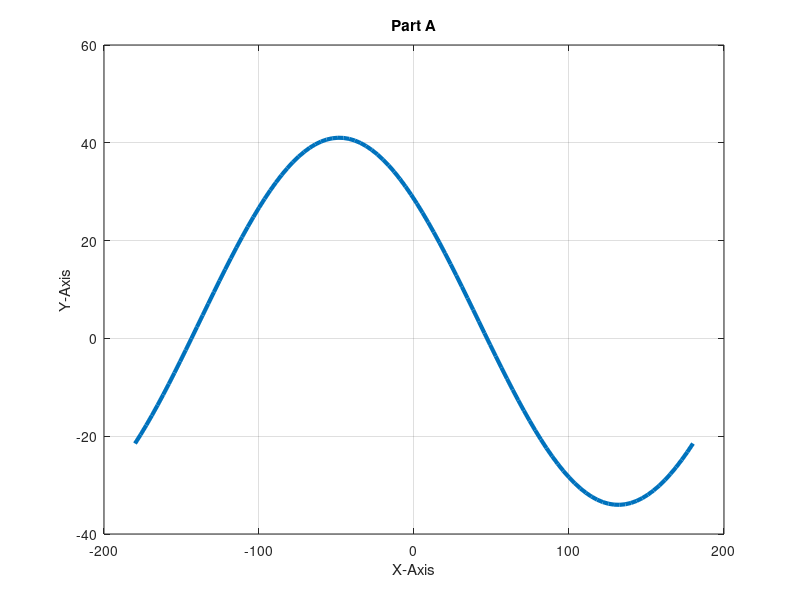

Write MATLAB code to recreate this figure. (Note: this script raises an error after producing the figure.)
function table = ca2()
    width = 28;
    height = 25;
    base = 3.5;
    
    theta = linspace(rad2deg(-pi), rad2deg(pi));
    f = @(theta) height * cosd(theta) + base - width * sind(theta);
    plot(theta, f(theta), "LineWidth", 3);
    xlabel("X-Axis");
    ylabel("Y-Axis");
    grid on;
    title("Part A");
    
    equation = '25 * cos(theta) + 3.5 - 28 * sin(theta)';
    [bisectionRoot, bisectionIterations] = bisect2(equation, [0, pi/2], deg2rad(1));
    bisectionRoot = rad2deg(bisectionRoot);
    fprintf('The root obtained by Bisection method: %f\nIt took %d iterations \n\n', bisectionRoot, bisectionIterations);
    
    fixedPointFunc = @(theta) atan((height + base * sec(theta)) / width);
    [fixedPointRoot, fixedPointIterations] = fixedpt(fixedPointFunc, 0, deg2rad(1));
    fixedPointRoot = rad2deg(fixedPointRoot);
    fprintf('The root obtained by Fixed Point method: %f\nIt took %d iterations \n\n', fixedPointRoot, fixedPointIterations);
    
    newtonDerivative = '-25 * sin(theta) - 28 * cos(theta)';
    [newtonRoot, newtonIterations] = newton(equation, newtonDerivative, 0, deg2rad(1));
    newtonRoot = rad2deg(newtonRoot);
    fprintf('The root obtained by Newton method: %f\nIt took %d iterations \n\n', newtonRoot, newtonIterations);
    
    theta1 = acos((-base * height + sqrt((base^2 * height^2) + (height^2 + width^2) * (width^2 - base^2))) / (height^2 + width^2));
    theta1 = rad2deg(theta1);
    fprintf('Exact Root: %f\n\n', theta1);
    errorb = abs(theta1 - bisectionRoot);
    errorf = abs(theta1 - fixedPointRoot);
    errorn = abs(theta1 - newtonRoot);
    errorb1 = abs(bisectionRoot - theta1)/theta1 ;
    errorf1 = abs(fixedPointRoot - theta1)/theta1 ;
    errorn1 = abs(theta1 - newtonRoot)/theta1;
    fprintf('Absolute error for bisection: %f\n', errorb);
    fprintf('Relative error for bisection: %f\n\n', errorb1);
    fprintf('Absolute error for Fixed Point: %f\n', errorf);
    fprintf('Relative error for Fixed Point: %f\n\n', errorf1);
    fprintf('Absolute error for Newton: %f\n', errorn);
    fprintf('Relative error for Newton: %f\n\n', errorn1);
    d2Approx = height / (2 * sind(newtonRoot));
    c = base / tand(newtonRoot);
    a = base / tand(rad2deg(pi/2) - newtonRoot);
    d1Approx = d2Approx - a - c;
    fprintf('d1: %f\nd2: %f\n\n', d1Approx, d2Approx);
    d2Exact = height / (2 * sind(theta1));
    c = base / tand(theta1);
    a = base / tand(rad2deg(pi/2) - theta1);
    d1Exact = d2Exact - a - c;
    fprintf('d1exact: %f\nd2exact: %f\n\n', d1Exact, d2Exact);
    tol = abs(d1Exact - d1Approx);
    tol2 = abs(d2Exact - d2Approx);
    fprintf('Absolute error for d1: %f\nAbsolute error for d2: %f\n', tol, tol2);
end
